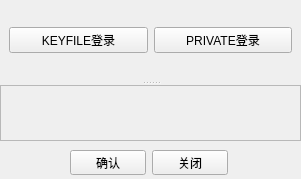
<?xml version="1.0" encoding="UTF-8"?>
<ui version="4.0">
 <class>MainWindow</class>
 <widget class="QMainWindow" name="MainWindow">
  <property name="geometry">
   <rect>
    <x>0</x>
    <y>0</y>
    <width>301</width>
    <height>179</height>
   </rect>
  </property>
  <property name="windowTitle">
   <string>MainWindow</string>
  </property>
  <widget class="QWidget" name="centralwidget">
   <widget class="QWidget" name="layoutWidget">
    <property name="geometry">
     <rect>
      <x>70</x>
      <y>150</y>
      <width>158</width>
      <height>25</height>
     </rect>
    </property>
    <layout class="QHBoxLayout" name="horizontalLayout_2">
     <item>
      <widget class="QPushButton" name="pushButton_3">
       <property name="text">
        <string>确认</string>
       </property>
      </widget>
     </item>
     <item>
      <widget class="QPushButton" name="pushButton_4">
       <property name="text">
        <string>关闭</string>
       </property>
      </widget>
     </item>
    </layout>
   </widget>
   <widget class="QSplitter" name="splitter">
    <property name="geometry">
     <rect>
      <x>0</x>
      <y>0</y>
      <width>301</width>
      <height>141</height>
     </rect>
    </property>
    <property name="orientation">
     <enum>Qt::Vertical</enum>
    </property>
    <widget class="QFrame" name="frame">
     <layout class="QHBoxLayout" name="horizontalLayout">
      <item>
       <widget class="QPushButton" name="pushButton_2">
        <property name="text">
         <string>KEYFILE登录</string>
        </property>
       </widget>
      </item>
      <item>
       <widget class="QPushButton" name="pushButton">
        <property name="text">
         <string>PRIVATE登录</string>
        </property>
       </widget>
      </item>
     </layout>
    </widget>
    <widget class="QFrame" name="frame_2">
     <property name="frameShape">
      <enum>QFrame::StyledPanel</enum>
     </property>
     <property name="frameShadow">
      <enum>QFrame::Raised</enum>
     </property>
    </widget>
   </widget>
  </widget>
 </widget>
 <resources/>
 <connections/>
</ui>
